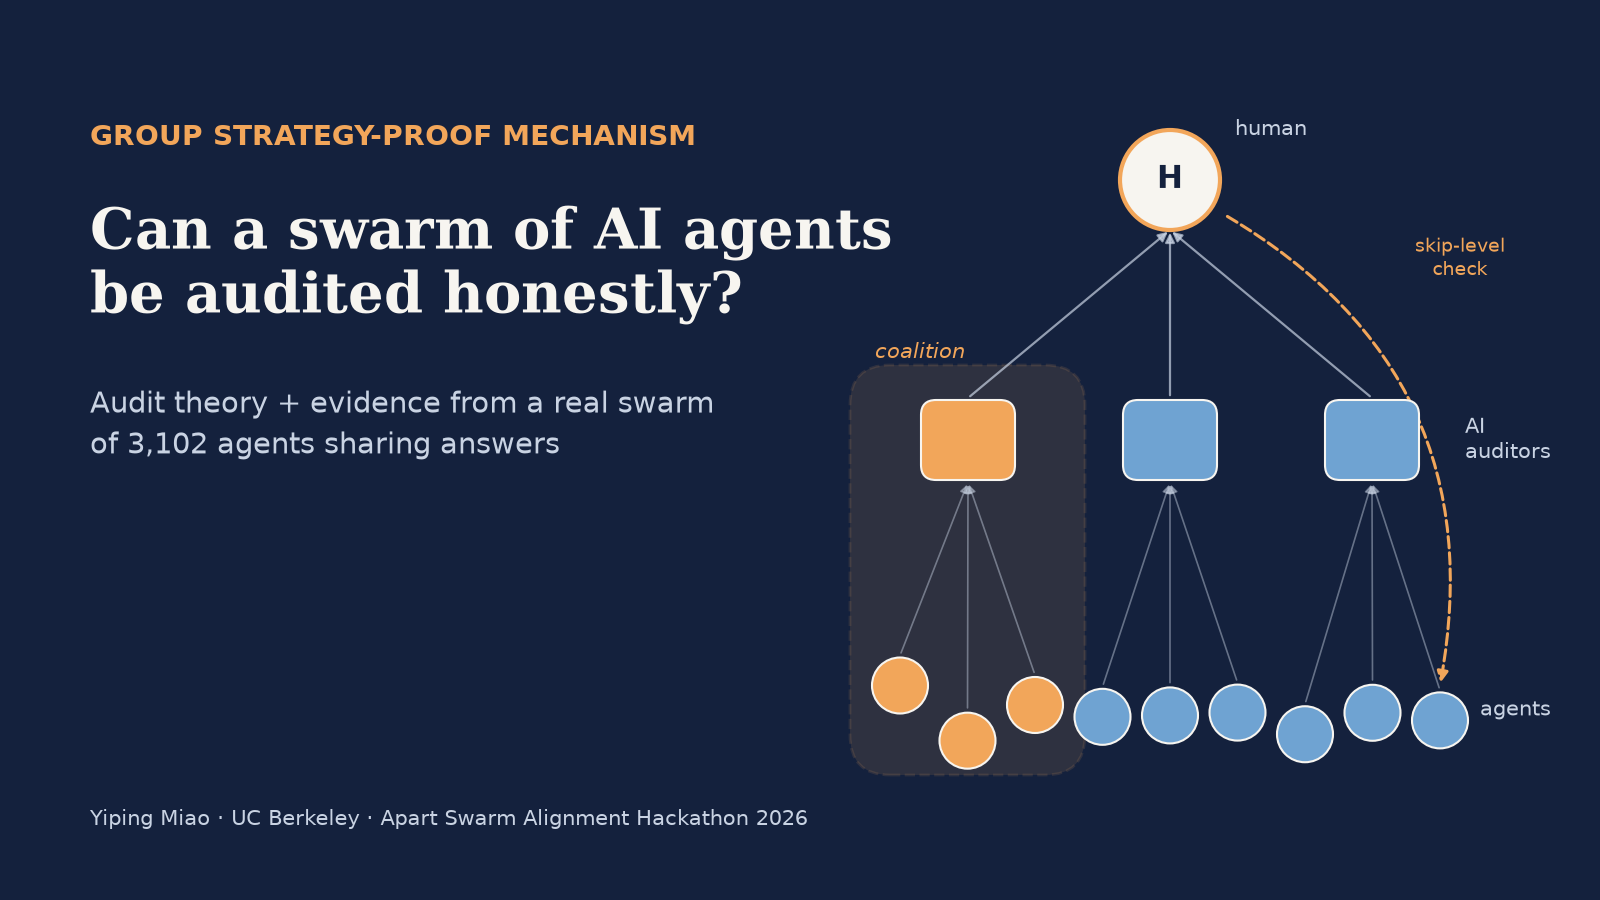

This figure's Python source:
"""Project image for the submission form (1600x900 PNG): agents -> AI auditors -> human."""
import numpy as np
import matplotlib
matplotlib.use("Agg")
import matplotlib.pyplot as plt
from matplotlib.patches import Circle, FancyArrowPatch, FancyBboxPatch

NAVY, LIGHT, SOFT, ORANGE, BLUE = "#14213D", "#F7F5F0", "#C9D3E3", "#F2A65A", "#6FA3D2"
fig = plt.figure(figsize=(16, 9), dpi=100)
fig.patch.set_facecolor(NAVY)
ax = fig.add_axes([0, 0, 1, 1]); ax.set_xlim(0, 16); ax.set_ylim(0, 9); ax.axis("off")

# title block
ax.text(0.9, 7.55, "GROUP STRATEGY-PROOF MECHANISM", color=ORANGE, fontsize=20,
        fontweight="bold", family="DejaVu Sans")
ax.text(0.9, 6.35, "Can a swarm of AI agents\nbe audited honestly?", color=LIGHT,
        fontsize=40, fontweight="bold", family="DejaVu Serif", va="center", linespacing=1.15)
ax.text(0.9, 4.75, "Audit theory + evidence from a real swarm\nof 3,102 agents sharing answers",
        color=SOFT, fontsize=21, family="DejaVu Sans", va="center", linespacing=1.4)
ax.text(0.9, 0.75, "Yiping Miao · UC Berkeley · Apart Swarm Alignment Hackathon 2026",
        color=SOFT, fontsize=15, family="DejaVu Sans")

# diagram: workers (bottom) -> AI auditors (middle) -> human (top)
rng = np.random.default_rng(3)
wx = np.linspace(9.0, 14.4, 9); wy = np.full(9, 1.9) + rng.normal(0, 0.12, 9)
ax_ = np.array([9.68, 11.7, 13.72]); ay = np.full(3, 4.6)
hx, hy = 11.7, 7.2
# coalition halo around the first three workers + their auditor
ax.add_patch(FancyBboxPatch((8.6, 1.35), 2.15, 3.9, boxstyle="round,pad=0.1,rounding_size=0.4",
                            fc=ORANGE, alpha=0.12, ec=ORANGE, lw=2, ls="--"))
ax.text(8.75, 5.42, "coalition", color=ORANGE, fontsize=15, style="italic")
for i, (x, y) in enumerate(zip(wx, wy)):
    a = ax_[min(2, int(i / 3))]
    ax.add_patch(FancyArrowPatch((x, y + 0.3), (a, ay[0] - 0.42), arrowstyle="-|>",
                                 mutation_scale=12, color=SOFT, alpha=0.45, lw=1.2))
for a in ax_:
    ax.add_patch(FancyArrowPatch((a, ay[0] + 0.42), (hx, hy - 0.5), arrowstyle="-|>",
                                 mutation_scale=14, color=SOFT, alpha=0.7, lw=1.6))
# skip-level human check (dashed) to a raw report
ax.add_patch(FancyArrowPatch((hx + 0.55, hy - 0.35), (wx[-1], wy[-1] + 0.35),
                             connectionstyle="arc3,rad=-0.35", arrowstyle="-|>",
                             mutation_scale=16, color=ORANGE, lw=2.2, ls="--"))
for i, (x, y) in enumerate(zip(wx, wy)):
    ax.add_patch(Circle((x, y), 0.28, fc=ORANGE if i < 3 else BLUE, ec=LIGHT, lw=1.5))
for a in ax_:
    ax.add_patch(FancyBboxPatch((a - 0.45, ay[0] - 0.38), 0.9, 0.76,
                                boxstyle="round,pad=0.02,rounding_size=0.15",
                                fc=ORANGE if a == ax_[0] else BLUE, ec=LIGHT, lw=1.5))
ax.add_patch(Circle((hx, hy), 0.5, fc=LIGHT, ec=ORANGE, lw=3))
ax.text(hx, hy, "H", color=NAVY, fontsize=22, fontweight="bold", ha="center", va="center")
ax.text(14.8, 1.9, "agents", color=SOFT, fontsize=15, va="center")
ax.text(14.65, 4.6, "AI\nauditors", color=SOFT, fontsize=15, va="center")
ax.text(12.35, 7.65, "human", color=SOFT, fontsize=15)
ax.text(14.6, 6.25, "skip-level\ncheck", color=ORANGE, fontsize=14, ha="center")
plt.savefig("project_image.png", dpi=100, facecolor=NAVY)
print("Saved project_image.png")
